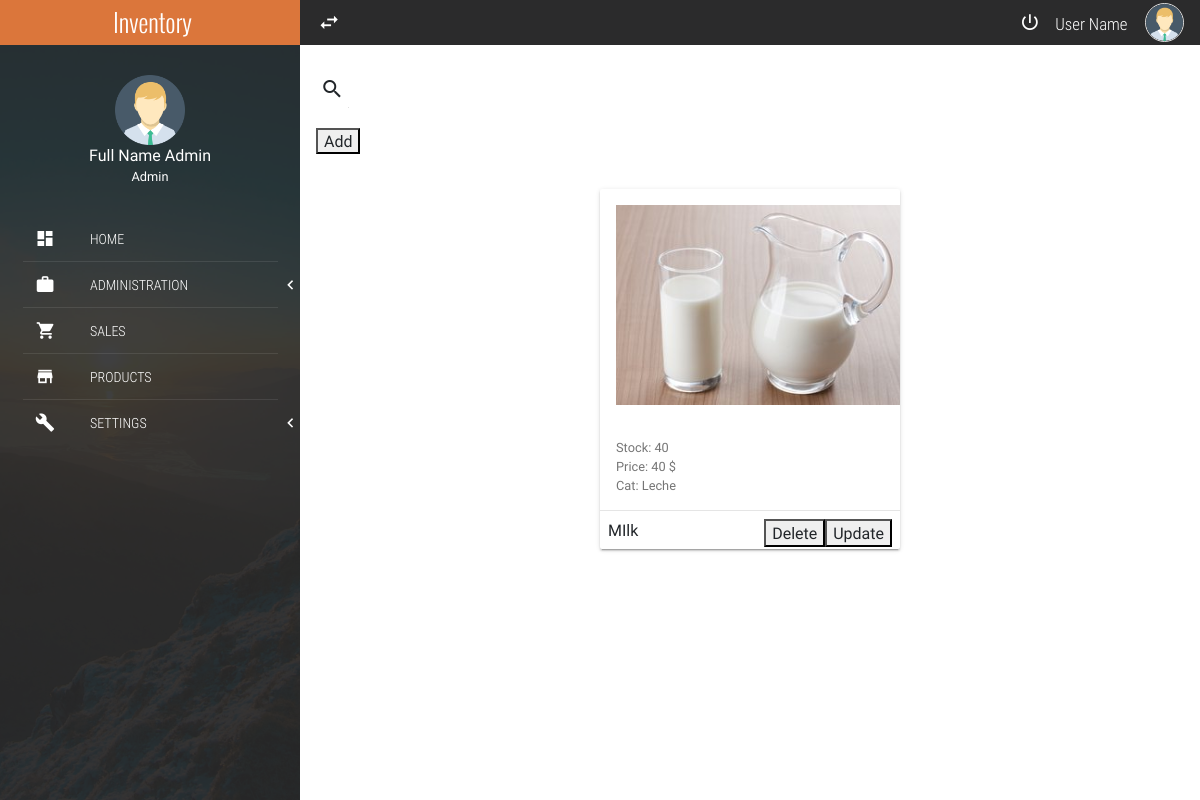
The app's page /products/, older data.
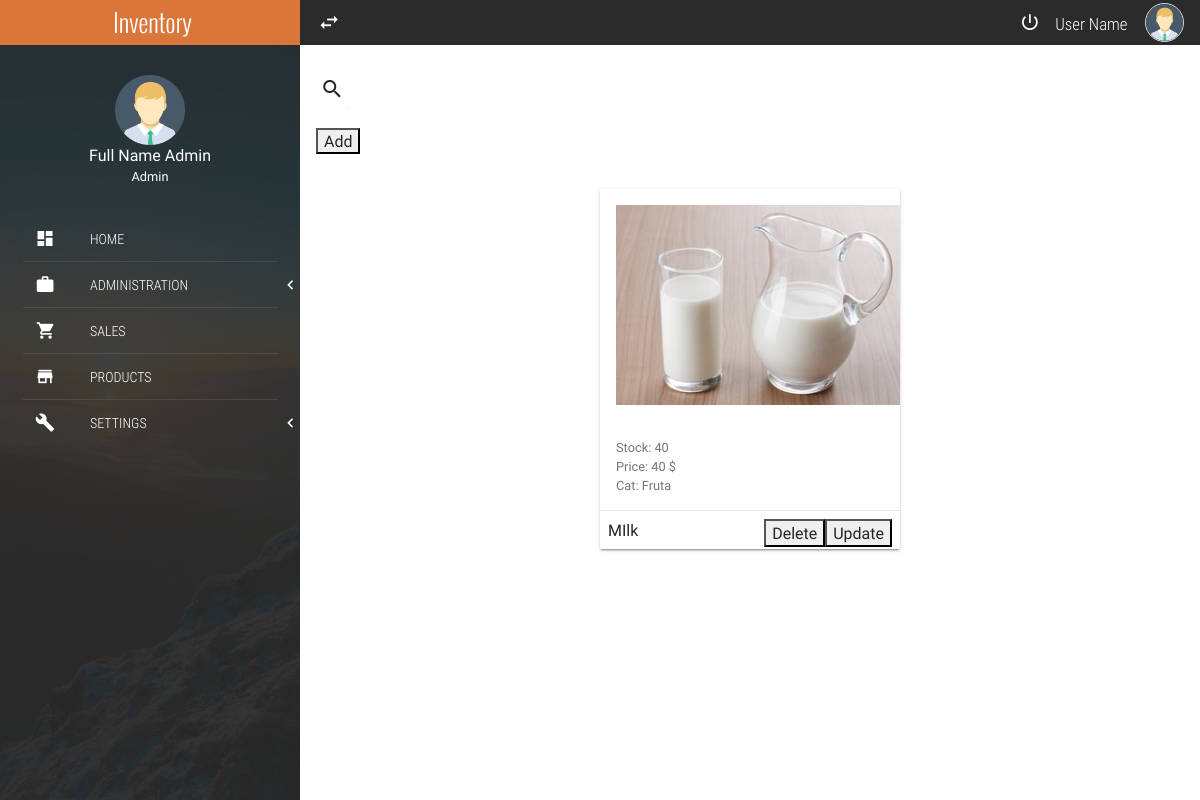
The same page, newer data.
### products/models.py (models this page shows)
class Product(models.Model):
	barcode = models.IntegerField()
	name = models.CharField(max_length=20)
	units = models.IntegerField()
	price = models.IntegerField()
	disc = models.IntegerField()
	cat = models.ForeignKey(Category, on_delete = models.SET_NULL, null=True)
	prov = models.ForeignKey(Provider, on_delete = models.SET_NULL, null=True)
	stat = models.IntegerField(
		null=False, blank=False,
		choices=product_status,
		default=1,
	)
	img = models.ImageField(upload_to='pics')

### categoria/models.py (models this page shows)
class Category(models.Model):
	name = models.CharField(max_length = 50)
	desc = models.CharField(max_length = 150)
	def __str__(self):
		return self.name

### products/views.py (the view)
# urls.py: path('',listProduct.as_view(),name='listProduct'),
class listProduct(ListView):
	model = Product
	template_name = 'products/products.html'
	queryset = Product.objects.all()

### templates/products/products.html (shortened to what this page needs)
{% extends 'index.html' %}
{% block content %}
		<div class="mdl-tabs mdl-js-tabs mdl-js-ripple-effect">
			<div>
				<div class="mdl-grid">
					<div class="mdl-cell mdl-cell--4-col-phone mdl-cell--8-col-tablet mdl-cell--12-col-desktop">
						<form action="#">
							<div class="mdl-textfield mdl-js-textfield mdl-textfield--expandable">
								<label class="mdl-button mdl-js-button mdl-button--icon" for="searchProduct">
									<i class="zmdi zmdi-search"></i>
								</label>
							</div>
						</form>
						<button onclick="abrir_modal_creacion('{% url 'addProduct' %}')">Add</button>
						<div class="full-width text-center" style="padding: 30px 0;">
							{% for prod in object_list %}
							<div class="mdl-card mdl-shadow--2dp full-width product-card">
								<div class="mdl-card__title">
									<img src="{{prod.img.url}}" width="400" height="200" alt="product">
								</div>
								<div class="mdl-card__supporting-text">
									<small>Stock: {{prod.units}} </small><br>
									<small>Price: {{prod.price}} $</small><br>
									<small>Cat: {{prod.cat}} </small>
								</div>
								<div class="mdl-card__actions mdl-card--border">
									{{prod.name}}
									<button onclick="abrir_modal_edicion('{% url 'updateProduct' prod.id %}')">Update</button>
									<button onclick="abrir_modal_borrar('{% url 'deleteProduct' prod.id %}')">Delete</button>
								</div>
							</div>
							{% endfor %}
						</div>
					</div>
				</div>
			</div>
		</div>
	</section>
{% endblock %}

Row changes from the older to the newer data that the page shows:
changed Product "MIlk": cat "Leche" → "Fruta"
